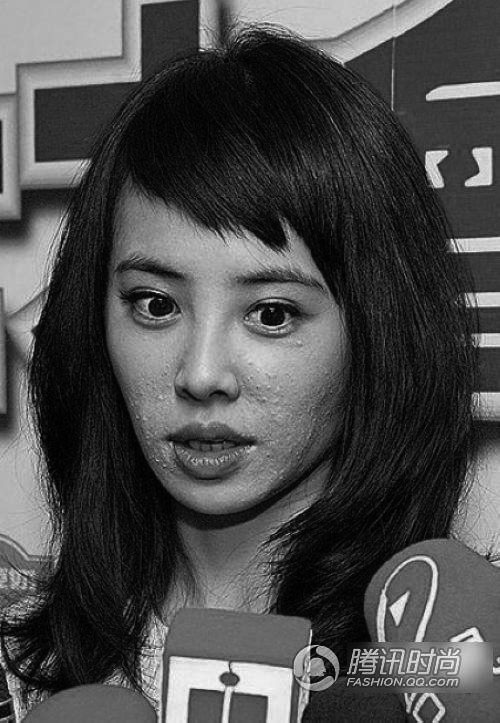
#> input picture OPEN CV/pythonProject/14-1.jpg, 500 x 723 px
$ python 'text 08 gradient.py'   (older library calls are emulated)
#> lines starting #> are read from the running program, lines starting #| are printed output that depends on the picture; after the words box and inside, x2 and y2 are one past the last pixel; in counts of white or black regions, pixels touching at a corner belong together
import cv2

gary = cv2.imread("14-1.jpg",cv2.IMREAD_GRAYSCALE)
#> gary is the input picture: shape (723, 500); min 0, max 255, mean 75.5

laplacian = cv2.Laplacian(gary,cv2.CV_64F)    #拉普拉斯算子  表示图像的二阶导数
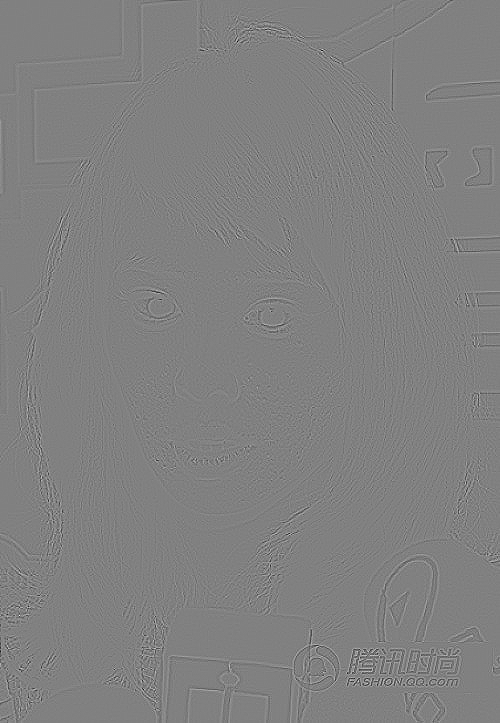
#> laplacian: shape (723, 500) float64; min -502, max 491, mean 0; drawn with min black and max white

canny = cv2.Canny(gary,100,200)#图像，确认不是边缘，确认是边缘
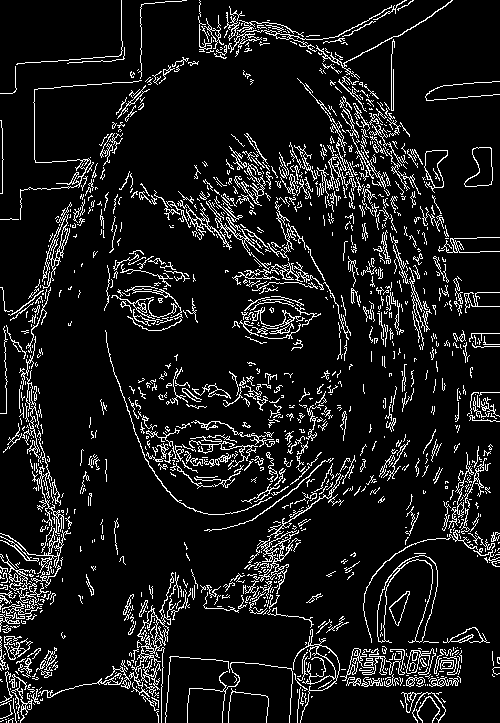
#> canny: shape (723, 500); 9.9% white in thin lines or dots

cv2.imshow("gary",gary)
cv2.imshow("laplacian",laplacian)
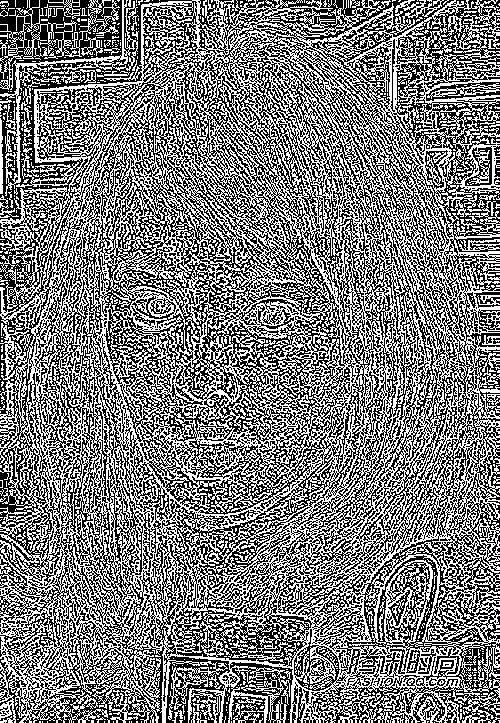
#> window 'laplacian': shape (723, 500); 48.6% white in thin lines or dots
cv2.imshow("canny",canny)
cv2.waitKey()

$ run again, with OPEN CV/pythonProject/6-1.jpg copied over OPEN CV/pythonProject/14-1.jpg
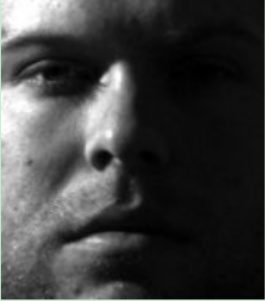
#> input picture OPEN CV/pythonProject/6-1.jpg, 265 x 301 px
#> `canny = cv2.Canny(gary,100,200)#图像，确认不是边缘，确认是边缘`:
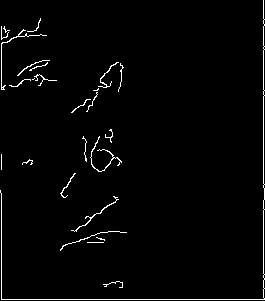
#> canny: shape (301, 265); 2.1% white in thin lines or dots
#> `cv2.imshow("laplacian",laplacian)`:
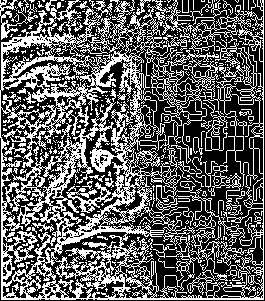
#> window 'laplacian': shape (301, 265); 38% white in thin lines or dots

$ run again, with OPEN CV/pythonProject/6-2.jpg copied over OPEN CV/pythonProject/14-1.jpg
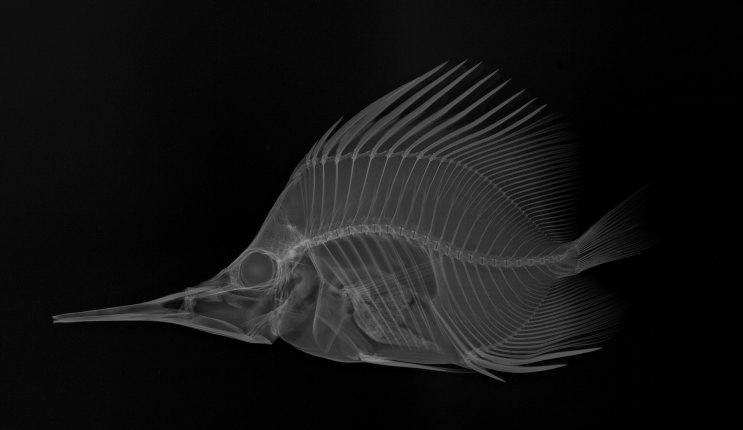
#> input picture OPEN CV/pythonProject/6-2.jpg, 743 x 430 px
#> gary is the input picture: shape (430, 743); min 0, max 153, mean 19.6
#> `canny = cv2.Canny(gary,100,200)#图像，确认不是边缘，确认是边缘`:
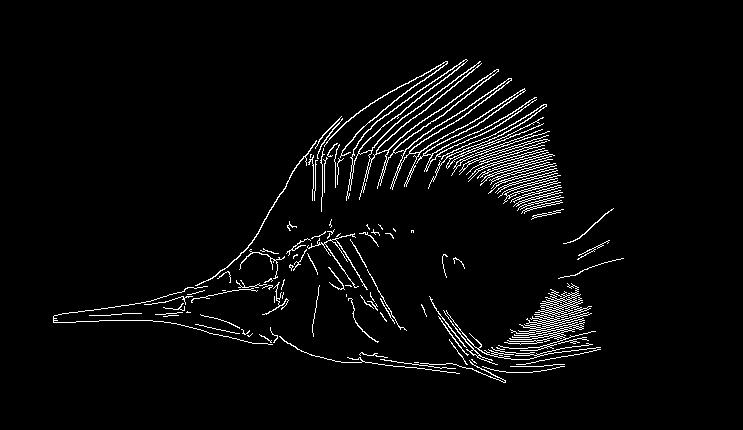
#> canny: shape (430, 743); 3.7% white in thin lines or dots, all inside (x1, y1, x2, y2) = (53, 59, 624, 383)
#> `cv2.imshow("laplacian",laplacian)`:
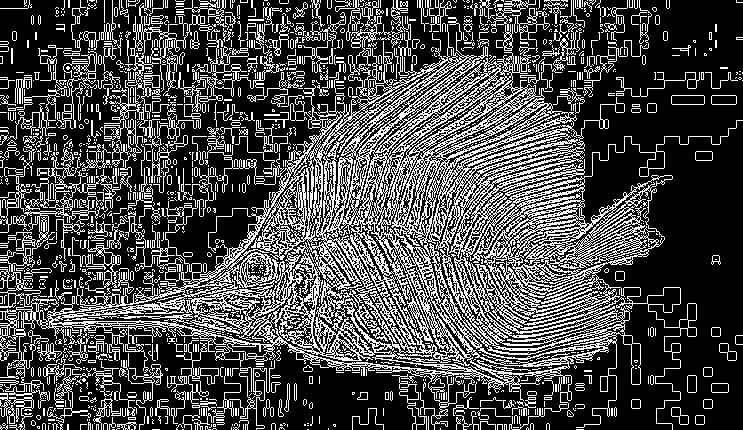
#> window 'laplacian': shape (430, 743); 28.9% white in thin lines or dots
